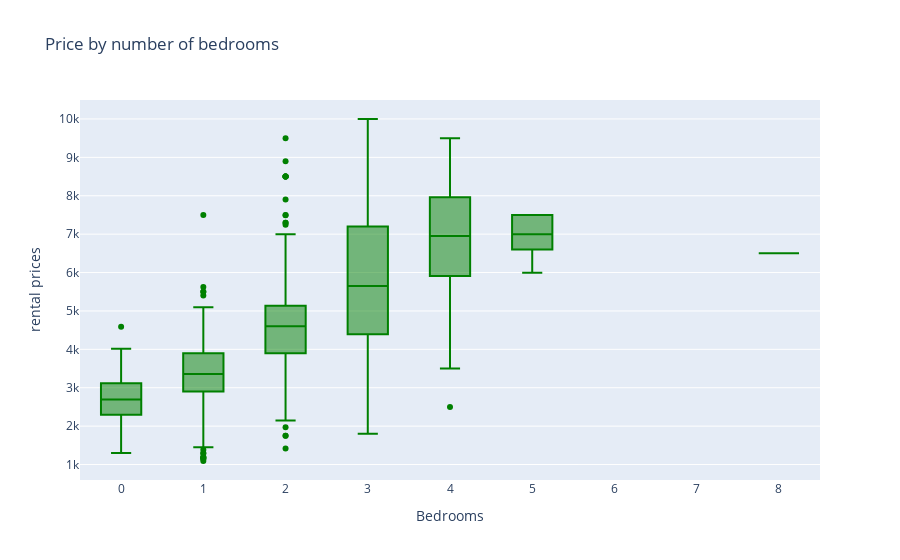

Notebook cell for this chart:
### Markdown cell above
### Examining Price by Bedroom and Listing Type

### Code cell
x = sf_cl_area['bedrooms']

trace0 = go.Box(
    y=sf_cl_area['price'],
    x=x,
    marker=dict(color='Green'))

data = [trace0]
layout = go.Layout(
    title="Price by number of bedrooms",
    yaxis=dict(title='rental prices',zeroline=False),
    xaxis=dict(title='Bedrooms',zeroline=False),
    boxmode='group')

fig = go.Figure(data=data, layout=layout)
iplot(fig)

### Figure 1 — Plotly figure (JSON) as saved in the notebook; plotly's stock layout.template omitted (floating-point values rounded to 4 significant figures; data arrays with more than 128 entries replaced by an {"elided": "..."} marker saying what was removed)
{"data": [{"marker": {"color": "Green"}, "type": "box", "x": {"elided": "1008 int values"}, "y": {"elided": "1008 int values"}}], "layout": {"autosize": true, "boxmode": "group", "title": {"text": "Price by number of bedrooms"}, "xaxis": {"autorange": true, "range": [-0.5, 8.5], "title": {"text": "Bedrooms"}, "type": "linear", "zeroline": false}, "yaxis": {"autorange": true, "range": [597.2, 10490.0], "title": {"text": "rental prices"}, "type": "linear", "zeroline": false}}}
